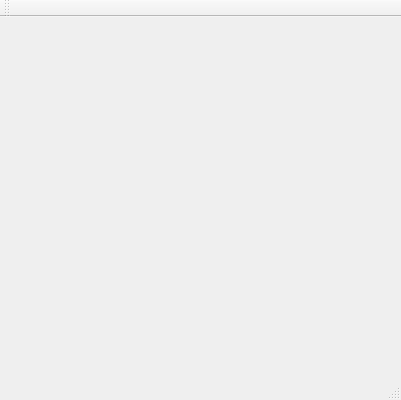
<?xml version="1.0" encoding="UTF-8"?>
<ui version="4.0">
 <class>MainWindow</class>
 <widget class="QMainWindow" name="MainWindow">
  <property name="geometry">
   <rect>
    <x>0</x>
    <y>0</y>
    <width>401</width>
    <height>400</height>
   </rect>
  </property>
  <property name="windowTitle">
   <string>MainWindow</string>
  </property>
  <widget class="QWidget" name="centralWidget"/>
  <widget class="QMenuBar" name="menuBar">
   <property name="geometry">
    <rect>
     <x>0</x>
     <y>0</y>
     <width>401</width>
     <height>20</height>
    </rect>
   </property>
  </widget>
  <widget class="QToolBar" name="mainToolBar">
   <attribute name="toolBarArea">
    <enum>TopToolBarArea</enum>
   </attribute>
   <attribute name="toolBarBreak">
    <bool>false</bool>
   </attribute>
  </widget>
  <widget class="QStatusBar" name="statusBar"/>
 </widget>
 <layoutdefault spacing="6" margin="11"/>
 <resources/>
 <connections/>
</ui>
